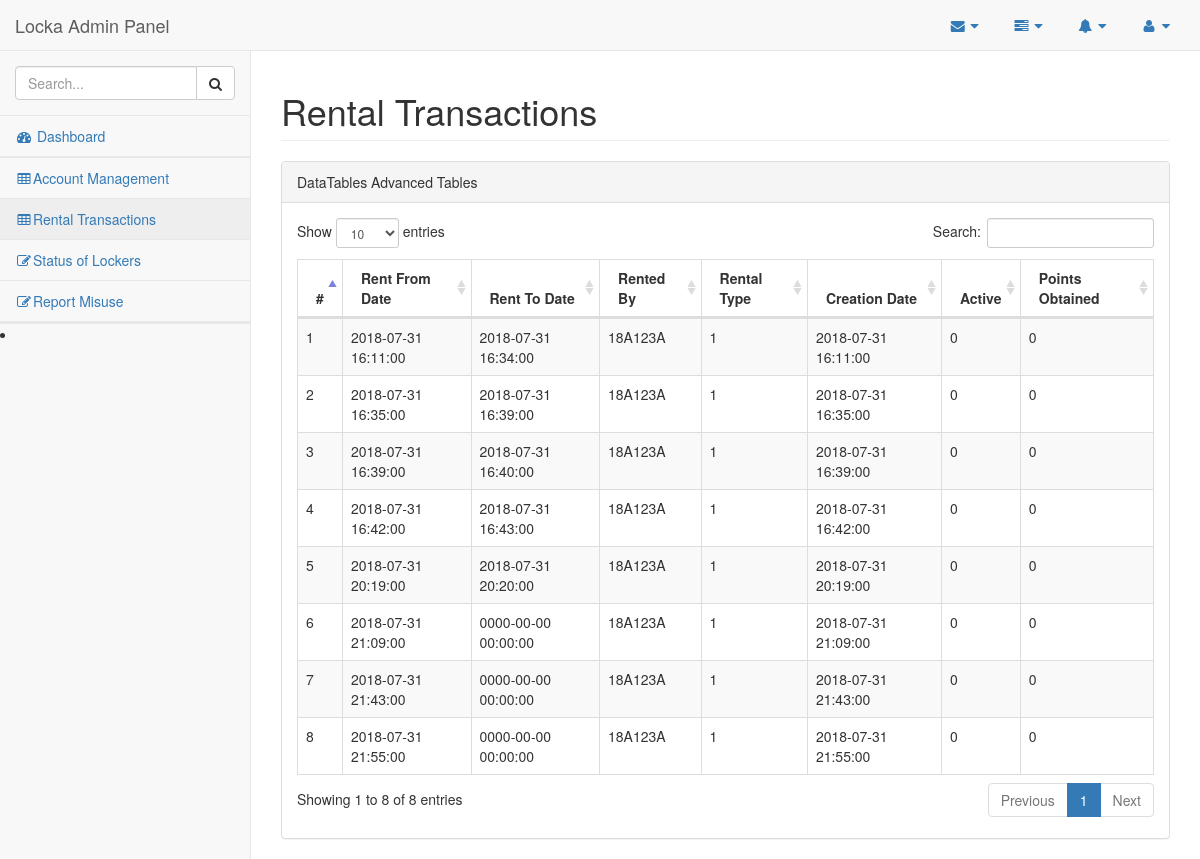
/index.php/rentaltransactions, run on an earlier commit of the app's database.
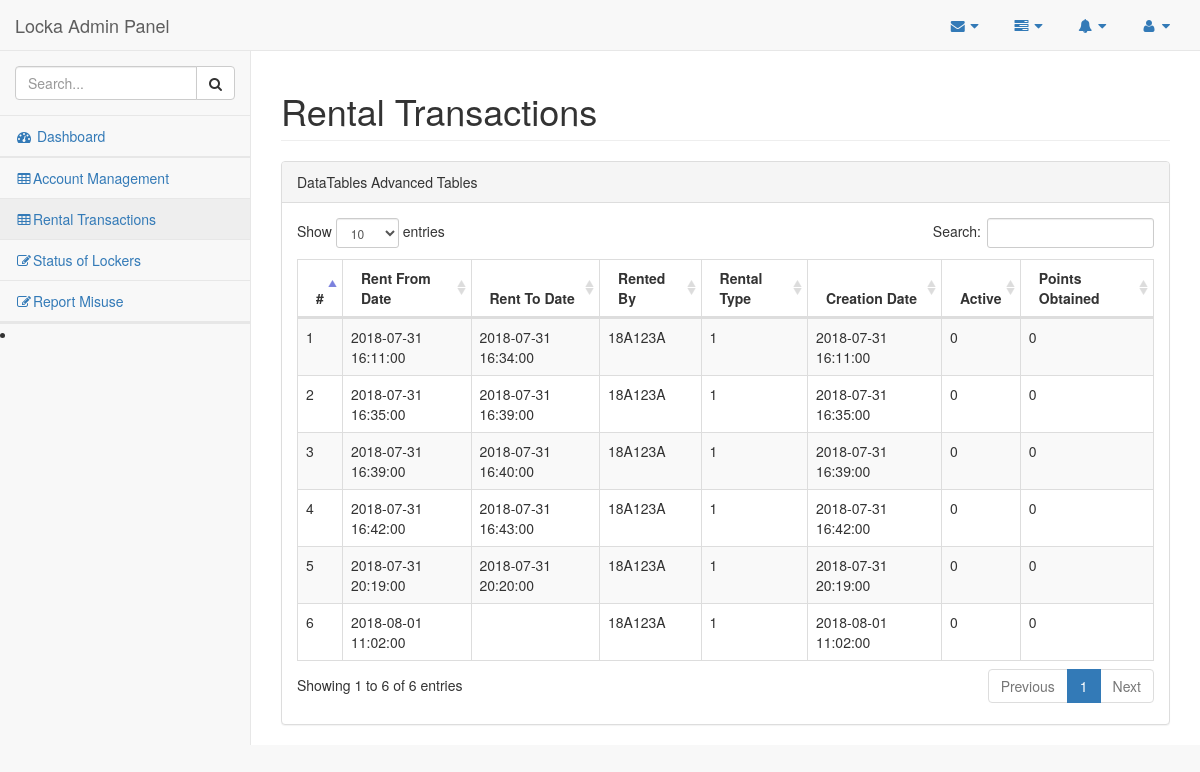
And on a later commit of the database.
### tables this page shows
CREATE TABLE IF NOT EXISTS `tbl_locker_rental` (
  `Rent_ID` int(11) NOT NULL AUTO_INCREMENT,
  `Locker_ID` int(11) NOT NULL,
  `Rent_From_Date` datetime NOT NULL DEFAULT CURRENT_TIMESTAMP,
  `Rent_To_Date` datetime DEFAULT NULL,
  `Username` varchar(45) NOT NULL,
  `Rental_Type` int(11) NOT NULL,
  `Creation_Date` datetime NOT NULL,
  `Is_Active` tinyint(4) NOT NULL,
  `Pin_Code` varchar(512) NOT NULL,
  `Points_Obtained` int(11) NOT NULL,
  `Paid` tinyint(4) NOT NULL,
  PRIMARY KEY (`Rent_ID`),
  KEY `Username_idx` (`Username`)
);

### application/controllers/RentalTransactions.php (called while the page is built, shortened)
<?php
	class RentalTransactions extends CI_Controller {
		public function index()
		{
			$this->load->model('AdminModel');
			$data['translist'] = $this->AdminModel->get_all_transactions();
			$this->load->view('Admin/AllRentalTransactions', $data);
		}
	}
?>

### index.php (called while the page is built, shortened)
<?php
require_once BASEPATH.'core/CodeIgniter.php';

### application/models/AdminModel.php (called while the page is built, shortened)
<?php
	class AdminModel extends CI_Model
	{
		function get_all_transactions()
		{
			$this->db->select('*');
			$this->db->from('tbl_locker_rental');
			$query = $this->db->get();
			$result = $query->result();
			$list = Array();
			for ($i = 0; $i < count($result); $i++)
			{
				$list[$i] = (object)NULL;
				$list[$i]->Rent_ID = $result[$i]->Rent_ID;
				$list[$i]->Rent_From_Date = $result[$i]->Rent_From_Date;
				$list[$i]->Rent_To_Date = $result[$i]->Rent_To_Date;
				$list[$i]->Rented_By = $result[$i]->Username;
				$list[$i]->Rental_Type = $result[$i]->Rental_Type;
				$list[$i]->Creation_Date = $result[$i]->Creation_Date;
				$list[$i]->Is_Active = $result[$i]->Is_Active;
				$list[$i]->Points_Obtained = $result[$i]->Points_Obtained;
			}
			return $list;
		}
	}
?>

### application/views/Admin/AllRentalTransactions.php (the view, shortened to what this page needs)
<!DOCTYPE html>
<html lang="en">
<head>
    <link href="<?=base_url()?>assets/admin-bs/vendor/bootstrap/css/bootstrap.min.css" rel="stylesheet">
    <link href="<?=base_url()?>assets/admin-bs/vendor/metisMenu/metisMenu.min.css" rel="stylesheet">
    <link href="<?=base_url()?>assets/admin-bs/vendor/datatables-plugins/dataTables.bootstrap.css" rel="stylesheet">
    <link href="<?=base_url()?>assets/admin-bs/vendor/datatables-responsive/dataTables.responsive.css" rel="stylesheet">
    <link href="<?=base_url()?>assets/admin-bs/dist/css/sb-admin-2.css" rel="stylesheet">
    <link href="<?=base_url()?>assets/admin-bs/vendor/font-awesome/css/font-awesome.min.css" rel="stylesheet" type="text/css">
</head>
<body>
    <div id="wrapper">
        <nav class="navbar navbar-default navbar-static-top" role="navigation" style="margin-bottom: 0">
            <div class="navbar-header">
                <a class="navbar-brand" href="AdminHome">Locka Admin Panel</a>
            </div>
            <ul class="nav navbar-top-links navbar-right">
                <li class="dropdown">
                    <a class="dropdown-toggle" data-toggle="dropdown" href="#">
                        <i class="fa fa-envelope fa-fw"></i> <i class="fa fa-caret-down"></i>
                    </a>
                </li>
                <li class="dropdown">
                    <a class="dropdown-toggle" data-toggle="dropdown" href="#">
                        <i class="fa fa-tasks fa-fw"></i> <i class="fa fa-caret-down"></i>
                    </a>
                </li>
                <li class="dropdown">
                    <a class="dropdown-toggle" data-toggle="dropdown" href="#">
                        <i class="fa fa-bell fa-fw"></i> <i class="fa fa-caret-down"></i>
                    </a>
                </li>
                <li class="dropdown">
                    <a class="dropdown-toggle" data-toggle="dropdown" href="#">
                        <i class="fa fa-user fa-fw"></i> <i class="fa fa-caret-down"></i>
                    </a>
                </li>
            </ul>
            <div class="navbar-default sidebar" role="navigation">
                <div class="sidebar-nav navbar-collapse">
                    <ul class="nav" id="side-menu">
                        <li class="sidebar-search">
                            <div class="input-group custom-search-form">
                                <input type="text" class="form-control" placeholder="Search...">
                                <span class="input-group-btn">
                                <button class="btn btn-default" type="button">
                                    <i class="fa fa-search"></i>
                                </button>
                            </span>
                            </div>
                        </li>
                        <li>
                            <a href="adminlogin"><i class="fa fa-dashboard fa-fw"></i> Dashboard</a>
                        </li>
                        <li>
                        </li>
                        <li>
                            <a href="accountmanagement"><i class="fa fa-table fa-fw"></i>Account Management</a>
                        </li>
                        <li>
                            <a href="rentaltransactions"><i class="fa fa-table fa-fw"></i>Rental Transactions</a>
                        </li>
						<li>
                            <a href="lockerstatus"><i class="fa fa-edit fa-fw"></i>Status of Lockers</a>
                        </li>
						<li>
                            <a href="userreport"><i class="fa fa-edit fa-fw"></i>Report Misuse</a>
                        </li>
                        <li>
                        </li>
                        <li>
                                </li>
                            </ul>
                        <li>
                        </li>
                </div>
            </div>
        </nav>
        <div id="page-wrapper">
            <div class="row">
                <div class="col-lg-12">
                    <h1 class="page-header">Rental Transactions</h1>
                </div>
            </div>
            <div class="row">
                <div class="col-lg-12">
                    <div class="panel panel-default">
                        <div class="panel-heading">
                            DataTables Advanced Tables
                        </div>
                        <div class="panel-body">
                            <table width="100%" class="table table-striped table-bordered table-hover" id="dataTables-example">
                                <thead>
                                    <tr>
                                        <th>#</th>
										<th>Rent From Date</th>
										<th>Rent To Date</th>
										<th>Rented By</th>
										<th>Rental Type</th>
										<th>Creation Date</th>
										<th>Active</th>
										<th>Points Obtained</th>
										<tbody>
										<?php for ($i = 0; $i < count($translist); ++$i) { ?>
										<tr>
										<td><?php echo ($i+1); ?></td>
										<td><?php echo $translist[$i]->Rent_From_Date; ?></td>
										<td><?php echo $translist[$i]->Rent_To_Date; ?></td>
										<td><?php echo $translist[$i]->Rented_By; ?></td>
										<td><?php echo $translist[$i]->Rental_Type; ?></td>
										<td><?php echo $translist[$i]->Creation_Date; ?></td>
										<td><?php echo $translist[$i]->Is_Active; ?></td>
										<td><?php echo $translist[$i]->Points_Obtained; ?></td>
										</tr>
										<?php } ?>
                                    </tr>
                                </thead>
                            </table>
                        </div>
                    </div>
                </div>
            </div>
       </div>
 </div>
</body>
</html>

What changed in the data, as far as the page shows it:
removed tbl_locker_rental: Rent_From_Date "2018-07-31 21:09:00", Rent_To_Date "0000-00-00 00:00:00", Username "18A123A", Rental_Type "1", Creation_Date "2018-07-31 21:09:00", Is_Active "0", Points_Obtained "0"
removed tbl_locker_rental: Rent_From_Date "2018-07-31 21:43:00", Rent_To_Date "0000-00-00 00:00:00", Username "18A123A", Rental_Type "1", Creation_Date "2018-07-31 21:43:00", Is_Active "0", Points_Obtained "0"
removed tbl_locker_rental: Rent_From_Date "2018-07-31 21:55:00", Rent_To_Date "0000-00-00 00:00:00", Username "18A123A", Rental_Type "1", Creation_Date "2018-07-31 21:55:00", Is_Active "0", Points_Obtained "0"
added tbl_locker_rental: Rent_From_Date "2018-08-01 11:02:00", Username "18A123A", Rental_Type "1", Creation_Date "2018-08-01 11:02:00", Is_Active "0", Points_Obtained "0"
Also different on the page:
text written by a page script: "Show entries Search: Showing 1 to 8 of 8 entries Previous 1 Next" → "Show entries Search: Showing 1 to 6 of 6 entries Previous 1 Next"
